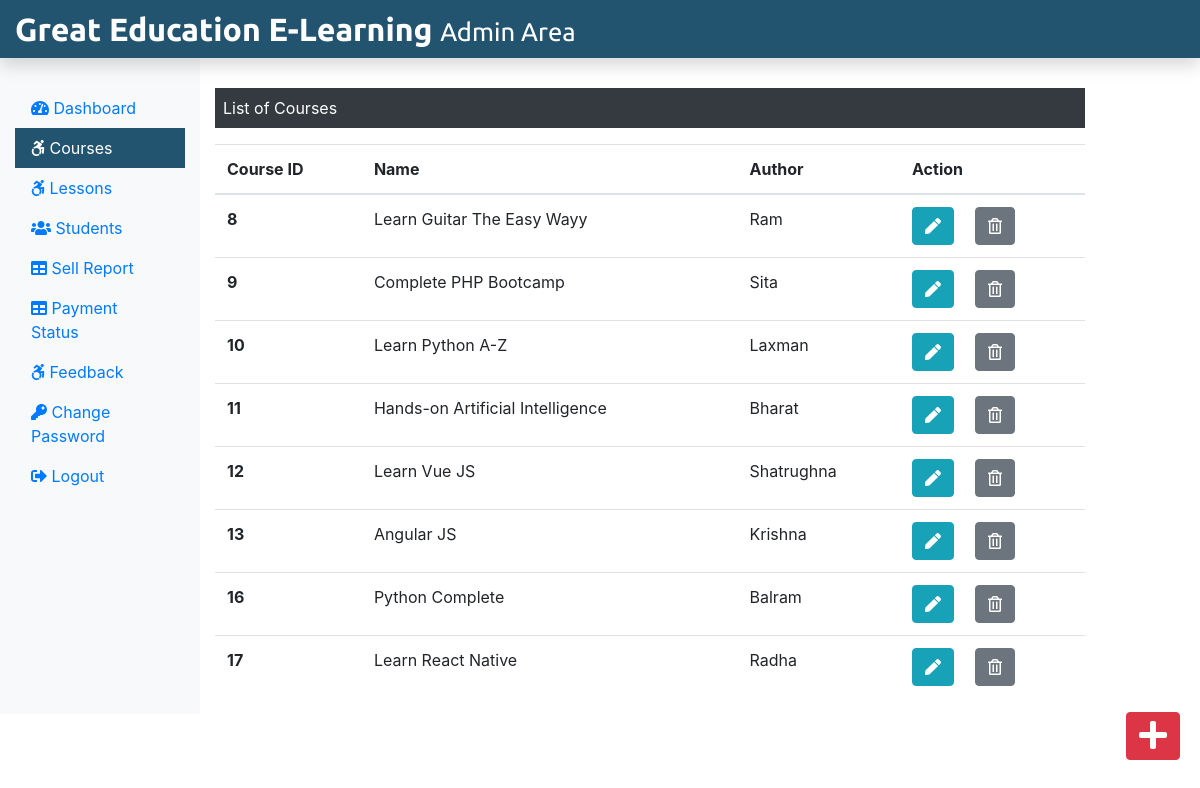
The app's page /Admin/courses.php (signed in) with its own data.
### tables this page shows
CREATE TABLE `course` (
  `course_id` int(11) NOT NULL,
  `course_name` text NOT NULL,
  `course_desc` text NOT NULL,
  `course_author` varchar(255) NOT NULL,
  `course_img` text NOT NULL,
  `course_duration` text NOT NULL,
  `course_price` int(11) NOT NULL,
  `course_original_price` int(11) NOT NULL
);

### Admin/courses.php (the view, shortened to what this page needs)
<?php
include('./adminInclude/header.php');
include('../dbConnection.php');
 ?>
  <div class="col-sm-9 mt-5">
    <p class=" bg-dark text-white p-2">List of Courses</p>
    <?php
      $sql = "SELECT * FROM course";
      $result = $conn->query($sql);
      if($result->num_rows > 0){
       echo '<table class="table">
       <thead>
        <tr>
         <th scope="col">Course ID</th>
         <th scope="col">Name</th>
         <th scope="col">Author</th>
         <th scope="col">Action</th>
        </tr>
       </thead>
       <tbody>';
        while($row = $result->fetch_assoc()){
          echo '<tr>';
          echo '<th scope="row">'.$row["course_id"].'</th>';
          echo '<td>'. $row["course_name"].'</td>';
          echo '<td>'.$row["course_author"].'</td>';
          echo '<td><form action="editcourse.php" method="POST" class="d-inline"> <input type="hidden" name="id" value='. $row["course_id"] .'><button type="submit" class="btn btn-info mr-3" name="view" value="View"><i class="fas fa-pen"></i></button></form>
          <form action="" method="POST" class="d-inline"><input type="hidden" name="id" value='. $row["course_id"] .'><button type="submit" class="btn btn-secondary" name="delete" value="Delete"><i class="far fa-trash-alt"></i></button></form></td>
         </tr>';
        }
        echo '</tbody>
        </table>';
      } else {
        echo "0 Result";
      }
     ?>
  </div>
 </div>
 <div><a class="btn btn-danger box" href="./addCourse.php"><i class="fas fa-plus fa-2x"></i></a></div>
</div>
<?php
include('./adminInclude/footer.php');
?>

### css/adminstyle.css (style rules this page uses)
.box { position: fixed; bottom: 10px; right: 20px; margin-bottom: 30px; }

### records on screen
course: course_id "8", course_name "Learn Guitar The Easy Wayy", course_author "Ram"
course: course_id "9", course_name "Complete PHP Bootcamp", course_author "Sita"
course: course_id "10", course_name "Learn Python A-Z", course_author "Laxman"
course: course_id "11", course_name "Hands-on Artificial Intelligence", course_author "Bharat"
course: course_id "12", course_name "Learn Vue JS", course_author "Shatrughna"
course: course_id "13", course_name "Angular JS", course_author "Krishna"
course: course_id "16", course_name "Python Complete", course_author "Balram"
course: course_id "17", course_name "Learn React Native", course_author "Radha"
